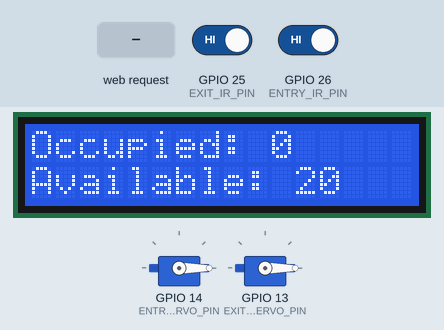
The sketch below on a simulated ESP32. Parts: 2 × servo, 16×2 character LCD. Inputs (shaded band) come from the test bench; at power-on: GPIO 25 (EXIT_IR_PIN) HIGH, GPIO 26 (ENTRY_IR_PIN) HIGH. EEPROM starts erased; what the sketch prints to the serial monitor is not drawn.

Above: at 2.8 s.
2.9 s: GPIO 25 (EXIT_IR_PIN) driven LOW
At 4.0 s:
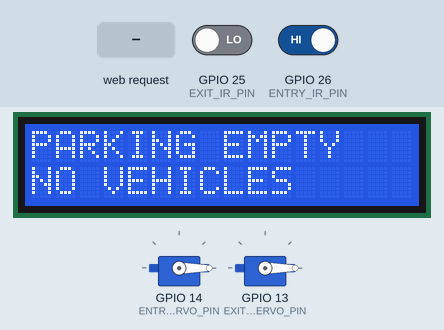
5.9 s: GPIO 26 (ENTRY_IR_PIN) driven LOW
At 6.6 s:
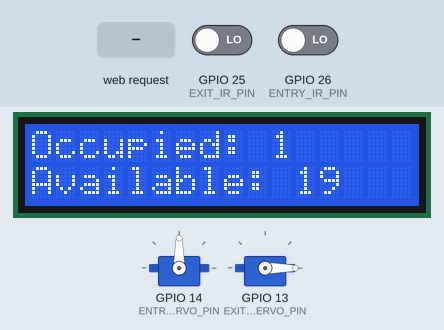
7.4 s: HTTP request GET /reset received
At 8.1 s:
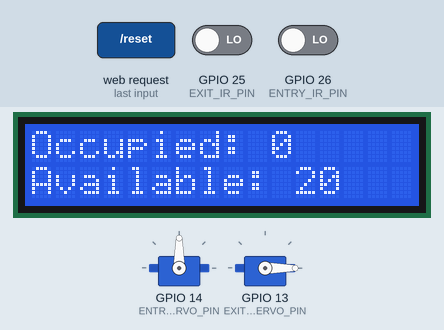
Timing chart, 0 to 10.5 s (numbered marks = the images above; inputs shaded):
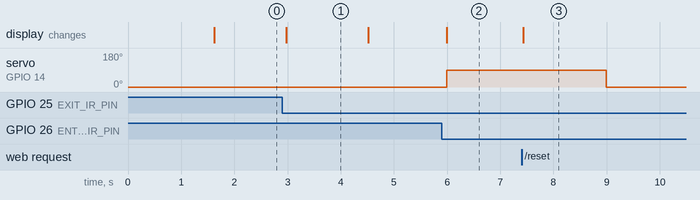

The sketch:

SmartPark.ino
```cpp
#include <Wire.h>
#include <LiquidCrystal_I2C.h>
#include <ESP32Servo.h>
#include <Preferences.h>
#include <WiFi.h>
#include <WebServer.h>

// Required for brownout bypass and clean GPIO pad reset
#include "soc/soc.h"
#include "soc/rtc_cntl_reg.h"
#include "driver/gpio.h"

// =============================
// WI-FI CONFIGURATION
// =============================
const char* AP_SSID = "Smart_Parking_Hub";
const char* AP_PASS = "12345678";

WebServer server(80);

// =============================
// LCD
// =============================
LiquidCrystal_I2C lcd(0x27, 16, 2);

// =============================
// SERVOS
// =============================
Servo entryServo;
Servo exitServo;

// =============================
// PERSISTENT STORAGE (survives reboot/power loss)
// =============================
Preferences prefs;

// =============================
// WIRING
// =============================
// ENTRY: IR -> GPIO 26 | Servo -> GPIO 14
// EXIT:  IR -> GPIO 25 | Servo -> GPIO 13

#define ENTRY_IR_PIN     26
#define EXIT_IR_PIN      25

#define ENTRY_SERVO_PIN  14
#define EXIT_SERVO_PIN   13

// =============================
// PARKING
// =============================
const int TOTAL_SLOTS = 20;

int occupied_slots = 0;
int available_slots = TOTAL_SLOTS;

// =============================
// SERVO POSITIONS
// =============================
const int CLOSED_ANGLE = 0;
const int OPEN_ANGLE   = 90;

// =============================
// GATE TIMING
// =============================
const unsigned long GATE_TIME = 3000;   // how long gate stays open

unsigned long entryStartTime = 0;
unsigned long exitStartTime  = 0;

bool entryGateOpen = false;
bool exitGateOpen  = false;

// =============================
// IR SENSOR DEBOUNCE STATE (100% ORIGINAL)
// =============================
struct IRSensor {
  int pin;
  int stableState;       // debounced state currently accepted
  int lastRawState;      // last raw reading (for edge detection)
  unsigned long lastChangeTime;
  bool processed;        // prevents re-triggering while held LOW
};

const unsigned long DEBOUNCE_TIME = 50; // ms - ignore flicker shorter than this

IRSensor entryIR = { ENTRY_IR_PIN, HIGH, HIGH, 0, false };
IRSensor exitIR  = { EXIT_IR_PIN,  HIGH, HIGH, 0, false };

// =============================
// TEMPORARY LCD MESSAGE (non-blocking)
// =============================
bool messageActive = false;
unsigned long messageStartTime = 0;
const unsigned long MESSAGE_TIME = 1500; // ms

// =============================
// LCD CHANGE TRACKING (avoid redundant I2C writes)
// =============================
int lastPrintedOccupied  = -1;
int lastPrintedAvailable = -1;

// =============================
// WEB DASHBOARD HTML
// =============================
const char INDEX_HTML[] PROGMEM = R"rawliteral(
<!DOCTYPE html>
<html lang="en">
<head>
  <meta charset="UTF-8">
  <meta name="viewport" content="width=device-width, initial-scale=1.0">
  <title>Smart Parking Live Status</title>
  <style>
    :root {
      --bg: #0f172a;
      --card: #1e293b;
      --text: #f8fafc;
      --muted: #94a3b8;
      --green: #22c55e;
      --red: #ef4444;
      --amber: #f59e0b;
      --blue: #38bdf8;
    }
    * { box-sizing: border-box; margin: 0; padding: 0; font-family: system-ui, -apple-system, sans-serif; }
    body { background: var(--bg); color: var(--text); padding: 20px; display: flex; flex-direction: column; align-items: center; min-height: 100vh; }
    .container { width: 100%; max-width: 420px; }
    header { text-align: center; margin-bottom: 20px; }
    header h1 { font-size: 1.5rem; font-weight: 700; margin-bottom: 6px; }
    .live-pill { display: inline-flex; align-items: center; gap: 6px; background: rgba(34,197,94,0.15); color: var(--green); padding: 4px 12px; border-radius: 999px; font-size: 0.8rem; font-weight: 600; }
    .dot { width: 8px; height: 8px; background: var(--green); border-radius: 50%; animation: pulse 1.5s infinite; }
    @keyframes pulse { 0%, 100% { opacity: 1; } 50% { opacity: 0.3; } }

    .status-banner { text-align: center; padding: 14px; border-radius: 12px; font-weight: 700; font-size: 1.1rem; margin-bottom: 16px; transition: 0.3s; }
    .banner-ok { background: rgba(34,197,94,0.2); color: var(--green); border: 1px solid var(--green); }
    .banner-full { background: rgba(239,68,68,0.2); color: var(--red); border: 1px solid var(--red); }

    .grid { display: grid; grid-template-columns: 1fr 1fr; gap: 12px; margin-bottom: 16px; }
    .card { background: var(--card); padding: 18px; border-radius: 14px; text-align: center; box-shadow: 0 4px 12px rgba(0,0,0,0.25); }
    .card .label { font-size: 0.85rem; color: var(--muted); text-transform: uppercase; letter-spacing: 0.5px; }
    .card .value { font-size: 2.6rem; font-weight: 800; margin-top: 6px; }
    .val-avail { color: var(--green); }
    .val-occ { color: var(--amber); }

    .progress-card { background: var(--card); padding: 16px; border-radius: 14px; margin-bottom: 16px; }
    .progress-header { display: flex; justify-content: space-between; font-size: 0.85rem; color: var(--muted); margin-bottom: 8px; }
    .progress-track { width: 100%; height: 12px; background: #334155; border-radius: 999px; overflow: hidden; }
    .progress-fill { height: 100%; background: var(--blue); width: 0%; transition: width 0.4s ease; }

    .gates-card { background: var(--card); padding: 16px; border-radius: 14px; display: flex; justify-content: space-around; }
    .gate-item { text-align: center; }
    .gate-item span { display: block; font-size: 0.8rem; color: var(--muted); margin-bottom: 6px; }
    .badge { padding: 4px 10px; border-radius: 6px; font-size: 0.8rem; font-weight: 700; }
    .badge-open { background: rgba(34,197,94,0.2); color: var(--green); }
    .badge-closed { background: #334155; color: var(--muted); }
  </style>
</head>
<body>
  <div class="container">
    <header>
      <h1>Smart Parking Hub</h1>
      <div class="live-pill"><span class="dot"></span> LIVE UPDATES</div>
    </header>

    <div id="banner" class="status-banner banner-ok">CHECKING SLOTS...</div>

    <div class="grid">
      <div class="card">
        <div class="label">Available</div>
        <div id="avail" class="value val-avail">--</div>
      </div>
      <div class="card">
        <div class="label">Occupied</div>
        <div id="occ" class="value val-occ">--</div>
      </div>
    </div>

    <div class="progress-card">
      <div class="progress-header">
        <span>Occupancy Rate</span>
        <span id="cap-text">0 / 20 Slots</span>
      </div>
      <div class="progress-track">
        <div id="bar" class="progress-fill"></div>
      </div>
    </div>

    <div class="gates-card">
      <div class="gate-item">
        <span>Entry Gate</span>
        <div id="entry-gate" class="badge badge-closed">CLOSED</div>
      </div>
      <div class="gate-item">
        <span>Exit Gate</span>
        <div id="exit-gate" class="badge badge-closed">CLOSED</div>
      </div>
    </div>
  </div>

  <script>
    async function fetchStatus() {
      try {
        const res = await fetch('/status');
        const data = await res.json();

        document.getElementById('avail').textContent = data.available;
        document.getElementById('occ').textContent = data.occupied;
        document.getElementById('cap-text').textContent = `${data.occupied} / ${data.total} Slots`;

        const pct = Math.round((data.occupied / data.total) * 100);
        document.getElementById('bar').style.width = pct + '%';

        const banner = document.getElementById('banner');
        if (data.available > 0) {
          banner.textContent = `SLOTS AVAILABLE — PROCEED TO ENTRY`;
          banner.className = 'status-banner banner-ok';
        } else {
          banner.textContent = `PARKING FULL — PLEASE WAIT`;
          banner.className = 'status-banner banner-full';
        }

        const entryEl = document.getElementById('entry-gate');
        entryEl.textContent = data.entryOpen ? 'OPEN' : 'CLOSED';
        entryEl.className = 'badge ' + (data.entryOpen ? 'badge-open' : 'badge-closed');

        const exitEl = document.getElementById('exit-gate');
        exitEl.textContent = data.exitOpen ? 'OPEN' : 'CLOSED';
        exitEl.className = 'badge ' + (data.exitOpen ? 'badge-open' : 'badge-closed');
      } catch (e) {
        console.error('Connection lost', e);
      }
    }

    setInterval(fetchStatus, 1000);
    fetchStatus();
  </script>
</body>
</html>
)rawliteral";

// =============================
// DEBOUNCED READ (100% ORIGINAL)
// Returns true exactly once when a clean LOW edge is confirmed
// =============================
bool debouncedFallingEdge(IRSensor &s) {
  int raw = digitalRead(s.pin);

  if (raw != s.lastRawState) {
    s.lastChangeTime = millis();
    s.lastRawState = raw;
  }

  if ((millis() - s.lastChangeTime) > DEBOUNCE_TIME) {
    if (s.stableState != raw) {
      s.stableState = raw;

      if (s.stableState == LOW && !s.processed) {
        s.processed = true;
        return true;
      }
    }
  }

  if (s.stableState == HIGH) {
    s.processed = false;
  }

  return false;
}

// =============================
// LCD (100% ORIGINAL)
// =============================
void updateLCD() {
  if (occupied_slots == lastPrintedOccupied &&
      available_slots == lastPrintedAvailable) {
    return; // nothing changed, skip I2C write
  }

  lcd.setCursor(0, 0);
  lcd.print("Occupied: ");
  lcd.print(occupied_slots);
  lcd.print("   ");

  lcd.setCursor(0, 1);
  lcd.print("Available: ");
  lcd.print(available_slots);
  lcd.print("   ");

  lastPrintedOccupied = occupied_slots;
  lastPrintedAvailable = available_slots;
}

void showTempMessage(const char* line0, const char* line1) {
  lcd.clear();
  lcd.setCursor(0, 0);
  lcd.print(line0);
  lcd.setCursor(0, 1);
  lcd.print(line1);

  messageActive = true;
  messageStartTime = millis();

  // force LCD refresh once message clears
  lastPrintedOccupied = -1;
  lastPrintedAvailable = -1;
}

void handleTempMessage() {
  if (messageActive && (millis() - messageStartTime >= MESSAGE_TIME)) {
    messageActive = false;
    lcd.clear();
    updateLCD();
  }
}

// =============================
// SLOT COUNT PERSISTENCE
// =============================
void saveSlotCount() {
  prefs.putInt("occupied", occupied_slots);
}

void loadSlotCount() {
  occupied_slots = prefs.getInt("occupied", 0);
  if (occupied_slots < 0) occupied_slots = 0;
  if (occupied_slots > TOTAL_SLOTS) occupied_slots = TOTAL_SLOTS;
  available_slots = TOTAL_SLOTS - occupied_slots;
}

// =============================
// GATE CONTROL
// =============================
void openGate(Servo &servo, bool &gateOpenFlag, unsigned long &startTime) {
  servo.write(OPEN_ANGLE);
  gateOpenFlag = true;
  startTime = millis();
}

void closeGateIfDue(Servo &servo, bool &gateOpenFlag, unsigned long startTime, const char* label) {
  if (gateOpenFlag && (millis() - startTime >= GATE_TIME)) {
    servo.write(CLOSED_ANGLE);
    gateOpenFlag = false;
    Serial.print(">>> ");
    Serial.print(label);
    Serial.println(" SERVO CLOSED");
  }
}

// =============================
// WEB SERVER HANDLERS
// =============================
void handleRoot() {
  server.send_P(200, "text/html", INDEX_HTML);
}

void handleStatus() {
  String json = "{";
  json += "\"total\":" + String(TOTAL_SLOTS) + ",";
  json += "\"occupied\":" + String(occupied_slots) + ",";
  json += "\"available\":" + String(available_slots) + ",";
  json += "\"entryOpen\":" + String(entryGateOpen ? "true" : "false") + ",";
  json += "\"exitOpen\":" + String(exitGateOpen ? "true" : "false");
  json += "}";
  server.send(200, "application/json", json);
}

void handleReset() {
  occupied_slots = 0;
  available_slots = TOTAL_SLOTS;
  saveSlotCount();
  if (!messageActive) updateLCD();
  server.send(200, "text/plain", "Parking slots reset to 0 occupied.");
}

void setupWebServer() {
  WiFi.persistent(false); // Stop Wi-Fi from wearing out flash or fighting Preferences
  WiFi.mode(WIFI_AP);
  WiFi.softAP(AP_SSID, AP_PASS);
  WiFi.setTxPower(WIFI_POWER_8_5dBm);

  server.on("/", HTTP_GET, handleRoot);
  server.on("/status", HTTP_GET, handleStatus);
  server.on("/reset", HTTP_GET, handleReset);

  server.begin();
}

// =============================
// SETUP
// =============================
void setup() {
  WRITE_PERI_REG(RTC_CNTL_BROWN_OUT_REG, 0);

  Serial.begin(115200);

  // 1. Start Wi-Fi FIRST before configuring GPIO 25 / 26
  setupWebServer();

  // 2. Detach GPIO 25 & 26 from RTC/DAC/ADC2 multiplexing and set as pure digital INPUT
  gpio_reset_pin((gpio_num_t)ENTRY_IR_PIN);
  gpio_reset_pin((gpio_num_t)EXIT_IR_PIN);
  pinMode(ENTRY_IR_PIN, INPUT);
  pinMode(EXIT_IR_PIN, INPUT);

  // 3. Allocate Servo PWM Timers
  ESP32PWM::allocateTimer(0);
  ESP32PWM::allocateTimer(1);

  entryServo.setPeriodHertz(50);
  entryServo.attach(ENTRY_SERVO_PIN, 500, 2400);

  exitServo.setPeriodHertz(50);
  exitServo.attach(EXIT_SERVO_PIN, 500, 2400);

  entryServo.write(CLOSED_ANGLE);
  exitServo.write(CLOSED_ANGLE);

  prefs.begin("parking", false);
  loadSlotCount();

  lcd.init();
  lcd.backlight();
  lcd.clear();
  lcd.setCursor(0, 0);
  lcd.print("Smart Parking");
  lcd.setCursor(0, 1);
  lcd.print("System Ready");
  delay(1500);

  lcd.clear();
  updateLCD();

  Serial.println();
  Serial.println("======================");
  Serial.println("SMART PARKING READY");
  Serial.println("======================");
  Serial.print("Restored occupied count: ");
  Serial.println(occupied_slots);
}

// =============================
// LOOP
// =============================
void loop() {
  server.handleClient();

  handleTempMessage();

  // ==================================================
  // ENTRY
  // ==================================================
  if (debouncedFallingEdge(entryIR)) {
    Serial.println(">>> ENTRY DETECTED");

    if (available_slots > 0) {
      occupied_slots++;
      available_slots--;
      saveSlotCount();

      if (!messageActive) updateLCD();

      openGate(entryServo, entryGateOpen, entryStartTime);
      Serial.println(">>> ENTRY SERVO OPEN");
    } else {
      Serial.println(">>> PARKING FULL");
      showTempMessage("PARKING FULL!", "PLEASE WAIT");
    }
  }

  closeGateIfDue(entryServo, entryGateOpen, entryStartTime, "ENTRY");

  // ==================================================
  // EXIT
  // ==================================================
  if (debouncedFallingEdge(exitIR)) {
    Serial.println(">>> EXIT DETECTED");

    if (occupied_slots > 0) {
      occupied_slots--;
      available_slots++;
      saveSlotCount();

      if (!messageActive) updateLCD();

      openGate(exitServo, exitGateOpen, exitStartTime);
      Serial.println(">>> EXIT SERVO OPEN");
    } else {
      Serial.println(">>> PARKING EMPTY");
      showTempMessage("PARKING EMPTY", "NO VEHICLES");
    }
  }

  closeGateIfDue(exitServo, exitGateOpen, exitStartTime, "EXIT");

  // Small yield, no long blocking delay
  delay(10);
}
```

Measured:
- after the input at 2.9 s, the display: changes after 0.08 s (image 1)
- after the input at 5.9 s, servo on GPIO 14 (ENTRY_SERVO_PIN): 0° → 90° after 0.09 s; the display: changes after 0.09 s (image 2)
- after the input at 7.4 s, the display: changes at once (image 3)
- what the display in image 1 shows lasts 1.5 s, from 3.0 s to 4.5 s
